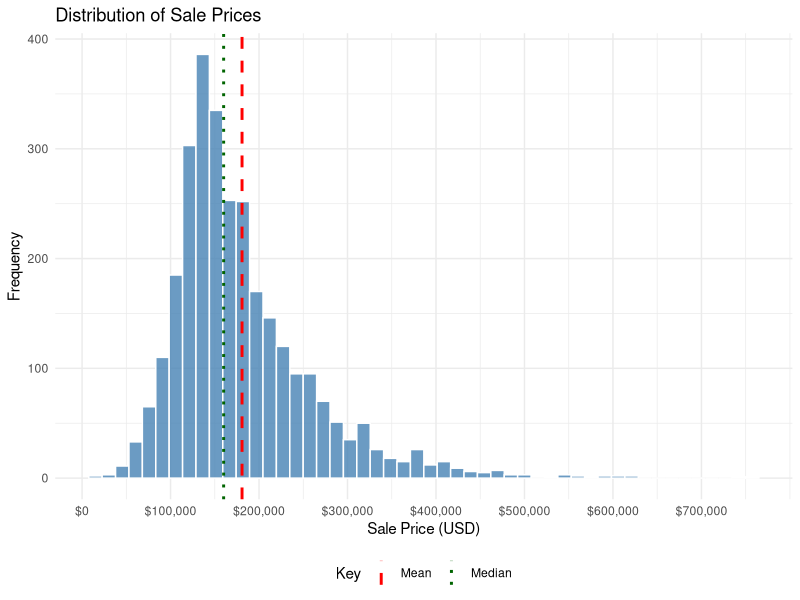

Write the R code that produced this figure.
library(ggplot2)
library(dplyr)
library(modeldata)

# Load data
data(ames, package = "modeldata")

# All summary statistics
stats <- ames %>%
  summarise(
    Count = n(),
    Mean = mean(Sale_Price),
    Median = median(Sale_Price),
    SD = sd(Sale_Price),
    Min = min(Sale_Price),
    Q1 = quantile(Sale_Price, 0.25),
    Q3 = quantile(Sale_Price, 0.75),
    Max = max(Sale_Price)
  ) %>%
  mutate(across(where(is.numeric), round, 0))

print(stats)

# Create histogram with mean and median lines
ggplot(ames, aes(x = Sale_Price)) +
  geom_histogram(bins = 50, fill = "steelblue", color = "white", alpha = 0.8) +
  geom_vline(aes(xintercept = stats$Mean, color = "Mean", linetype = "Mean"), size = 1) +
  geom_vline(aes(xintercept = stats$Median, color = "Median", linetype = "Median"), size = 1) +
  scale_color_manual(name = "Key", values = c("Mean" = "red", "Median" = "darkgreen")) +
  scale_linetype_manual(name = "Key", values = c("Mean" = "dashed", "Median" = "dotted")) +
  labs(title = "Distribution of Sale Prices", 
       x = "Sale Price (USD)", 
       y = "Frequency") +
  scale_x_continuous(
    labels = scales::dollar_format(), 
    breaks = seq(0, 700000, by = 100000)  
  ) +
  theme_minimal() +
  theme(legend.position = "bottom")
